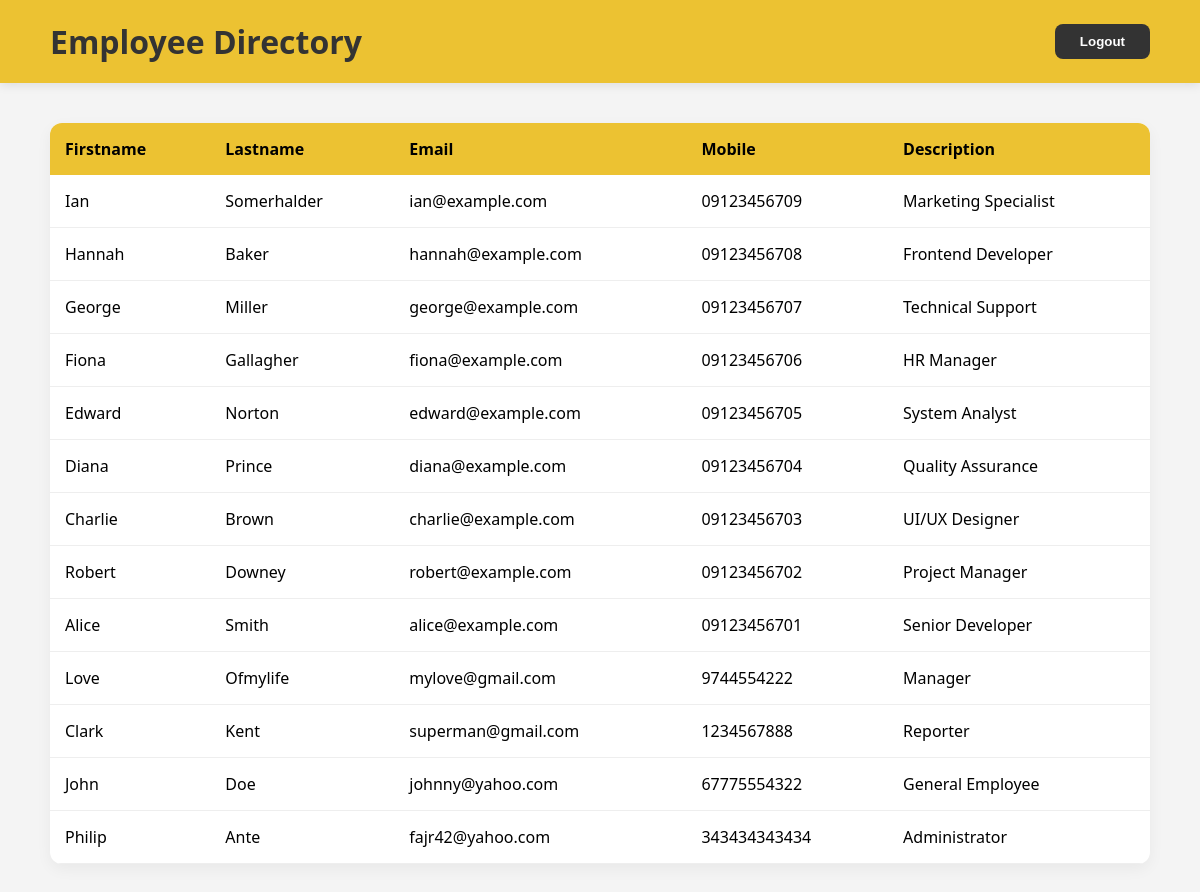
Screenshot of /viewusers1.php with the database file from the repository.
### tables this page shows
CREATE TABLE `users` (
  `id` int(11) NOT NULL AUTO_INCREMENT,
  `is_admin` int(1) NOT NULL DEFAULT 0,
  `first_name` varchar(100) DEFAULT NULL,
  `last_name` varchar(150) NOT NULL,
  `username` varchar(150) NOT NULL,
  `email` varchar(100) DEFAULT NULL,
  `password` varchar(150) NOT NULL,
  `mobile` varchar(15) DEFAULT NULL,
  `emp_desc` text DEFAULT NULL,
  `created_at` timestamp NOT NULL DEFAULT CURRENT_TIMESTAMP,
  PRIMARY KEY (`id`)
);

### viewusers1.php (the view, shortened to what this page needs)
<?php
include_once("config.php");
$result = mysqli_query($conn, "SELECT * FROM users ORDER BY id DESC");
?>
<!DOCTYPE html>
<html>
<head>
</head>
<body>
    <div class="header">
        <h1>Employee Directory</h1>
        <button onclick="showLogoutModal()" class="btn-logout">Logout</button>
    </div>
    <div class="container">
        <table>
            <tr>
                <th>Firstname</th>
                <th>Lastname</th>
                <th>Email</th>
                <th>Mobile</th>
                <th>Description</th>
            </tr>
            <?php while($user = mysqli_fetch_array($result)) { ?>
            <tr>
                <td><?php echo htmlspecialchars($user['first_name'] ?? ''); ?></td>
                <td><?php echo htmlspecialchars($user['last_name'] ?? ''); ?></td>
                <td><?php echo htmlspecialchars($user['email'] ?? ''); ?></td>
                <td><?php echo htmlspecialchars($user['mobile'] ?? 'N/A'); ?></td>
                <td><?php echo htmlspecialchars($user['emp_desc'] ?? ''); ?></td>
            </tr>
            <?php } ?>
        </table>
    </div>
</body>
</html>

### viewusers1.php (style rules this page uses)
* { margin:0; padding:0; box-sizing:border-box; }
body { font-family: 'Segoe UI', sans-serif; background: #f4f4f4; }
.header { background: #ECC232; padding: 20px 50px; display: flex; justify-content: space-between; align-items: center; color: #333; box-shadow: 0 2px 10px rgba(0,0,0,0.1); }
.container { padding: 40px 50px; }
table { width: 100%; border-collapse: collapse; background: white; border-radius: 12px; overflow: hidden; box-shadow: 0 5px 15px rgba(0,0,0,0.05); }
th { background: #ECC232; padding: 15px; text-align: left; }
td { padding: 15px; border-bottom: 1px solid #eee; }
.btn-logout { padding: 10px 25px; background: #333; color: white; border: none; border-radius: 8px; font-weight: bold; cursor: pointer; transition: 0.3s; }

### rows the page displays
users: first_name "Ian", last_name "Somerhalder", email "ian@example.com", mobile "09123456709", emp_desc "Marketing Specialist"
users: first_name "Hannah", last_name "Baker", email "hannah@example.com", mobile "09123456708", emp_desc "Frontend Developer"
users: first_name "George", last_name "Miller", email "george@example.com", mobile "09123456707", emp_desc "Technical Support"
users: first_name "Fiona", last_name "Gallagher", email "fiona@example.com", mobile "09123456706", emp_desc "HR Manager"
users: first_name "Edward", last_name "Norton", email "edward@example.com", mobile "09123456705", emp_desc "System Analyst"
users: first_name "Diana", last_name "Prince", email "diana@example.com", mobile "09123456704", emp_desc "Quality Assurance"
users: first_name "Charlie", last_name "Brown", email "charlie@example.com", mobile "09123456703", emp_desc "UI/UX Designer"
users: first_name "Robert", last_name "Downey", email "robert@example.com", mobile "09123456702", emp_desc "Project Manager"
users: first_name "Alice", last_name "Smith", email "alice@example.com", mobile "09123456701", emp_desc "Senior Developer"
users: first_name "Love", last_name "Ofmylife", email "mylove@gmail.com", mobile "9744554222", emp_desc "Manager"
users: first_name "Clark", last_name "Kent", email "superman@gmail.com", mobile "1234567888", emp_desc "Reporter"
users: first_name "John", last_name "Doe", email "johnny@yahoo.com", mobile "67775554322", emp_desc "General Employee"
users: first_name "Philip", last_name "Ante", email "fajr42@yahoo.com", mobile "343434343434", emp_desc "Administrator"
